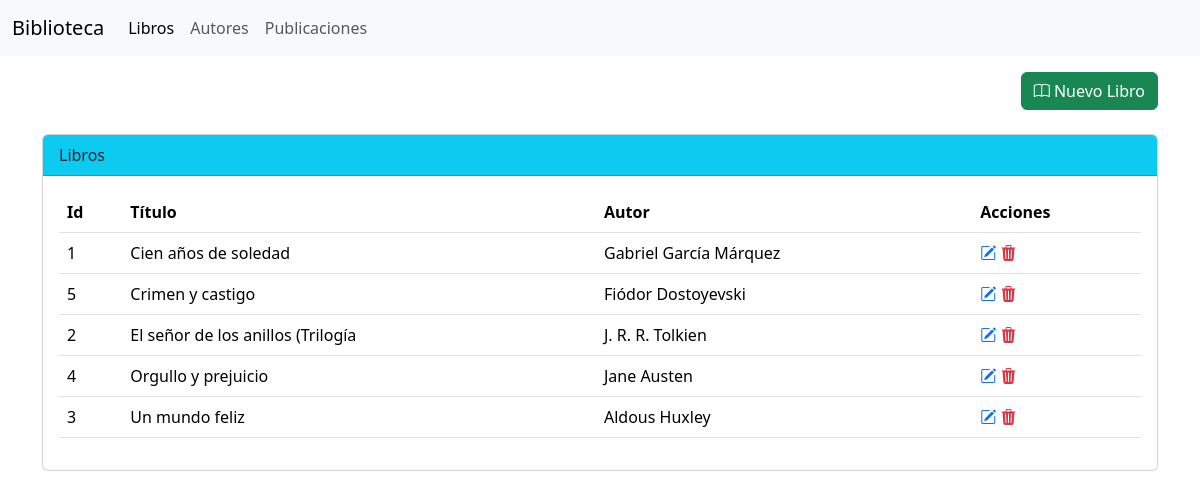
/books/, run on an earlier commit of the app's database.
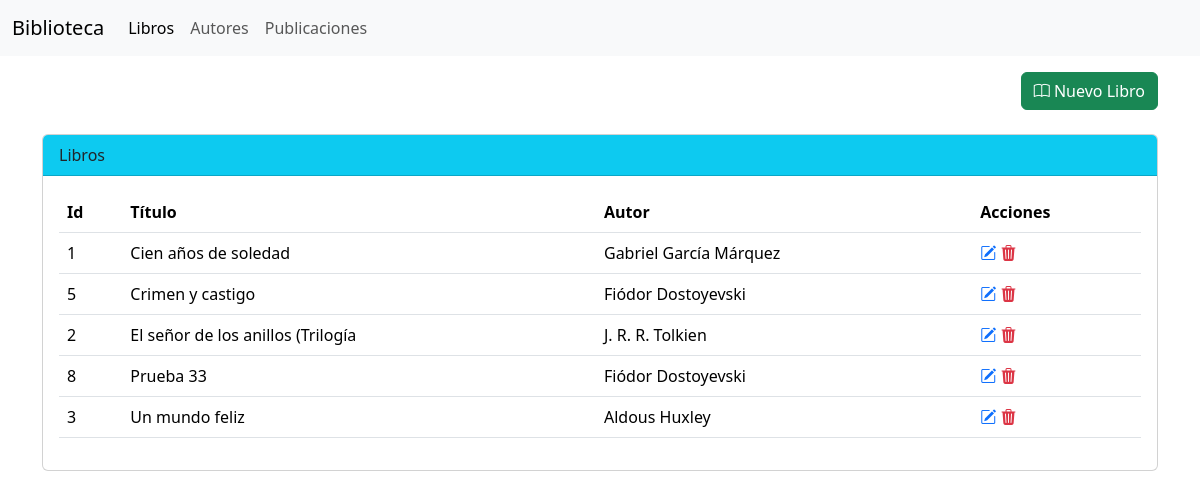
And on a later commit of the database.
### biblioteca_app/models.py (models this page shows, shortened)
class Book(models.Model):
    title = models.CharField(max_length=255)
    author = models.ForeignKey(Author, related_name="books", on_delete=models.CASCADE)
    created_at = models.DateTimeField(auto_now_add=True)
    updated_at = models.DateTimeField(auto_now=True)

class Author(models.Model):
    name        = models.CharField(max_length=255)
    created_at  = models.DateTimeField(auto_now_add=True)
    updated_at  = models.DateTimeField(auto_now=True)
    def __str__(self):
        return self.name

### biblioteca_app/views.py (the view)
# urls.py: path("books/", book_list, name="book_list"),
def book_list(request):
    '''
    select_related
    (https://docs.djangoproject.com/en/6.0/ref/models/querysets/#django.db.models.query.QuerySet.select_related)

    Devuelve un QuerySet que "seguirá" las relaciones de clave externa (clave foranea),
    seleccionando datos adicionales de objetos relacionados al ejecutar su consulta.
    Esto mejora el rendimiento, ya que genera una consulta más compleja,
    pero evita que el uso posterior de relaciones de clave externa requiera
    consultas a la base de datos.
    '''
    libros = Book.objects.select_related("author").order_by("title")
    form = BookForm()
    contexto = {
        "libros" : libros,
        "form"   : form,
        'modo': 'crear',
    }
    return render(request, "books_list.html", contexto)

### biblioteca_app/templates/books_list.html (shortened to what this page needs)
{% extends "base.html" %}
{% block extra_css %}
<link href="https://cdn.datatables.net/v/dt/dt-2.3.7/datatables.min.css" rel="stylesheet"
>
{% endblock %}
{% block content %}
<div class="mt-3 d-flex justify-content-end">
    <a class="btn btn-success" href="" data-bs-toggle="modal" data-bs-target="#bookModal">
        <i class="bi bi-book"></i> Nuevo Libro
    </a>
</div>
<div class="card mt-4">
    <div class="card-header bg-info">
        Libros
    </div>
    <div class="card-body">
        <table class="table" id="tabla-libros">
            <thead>
                <tr>
                    <th scope="col">Id</th>
                    <th scope="col">Título</th>
                    <th scope="col">Autor</th>
                    <th scope="col">Acciones</th>
                </tr>
            </thead>
            <tbody>
                {% for libro in libros %}
                <tr>
                    <td>{{ libro.id }}</td>
                    <td>{{ libro.title }}</td>
                    <td>{{ libro.author }}</td>
                    <td>
                        <div>
                            <a class="text-primary" href="{% url 'books_update' libro.id %}">
                                <i class="bi bi-pencil-square"></i></a>
                            <a
                            class="text-danger delete-btn"
                            href=""
                            data-url ="{% url 'books_delete' libro.id %}"
                            data-text ="Se eliminará {{ libro.title }}. Esta acción no se puede revertir"
                            data-title = "¿Eliminar Libro?"
                            >
                            <i class="bi bi-trash3-fill"></i>
                            </a>
                        </div>
                    </td>
                </tr>
                {% empty %}
                <tr>
                    <td>No hay libros</td>
                </tr>
                {% endfor %}
            </tbody>
        </table>
    </div>
</div>
{% endblock %}

What changed in the data, as far as the page shows it:
removed Book: id "4", title "Orgullo y prejuicio", author "Jane Austen"
added Book: id "8", title "Prueba 33", author "Fiódor Dostoyevski"
